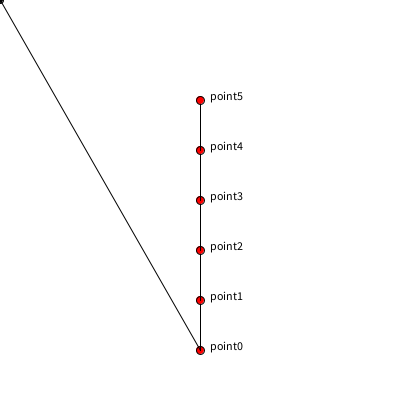
Frame 1 (no input)
Frame 60 (the mouse pressed at the canvas centre just before this capture): identical to frame 1, image omitted
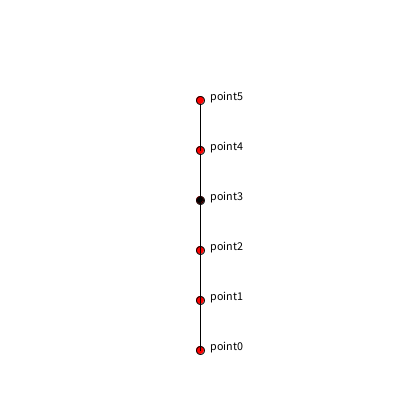
Frame 120 (the mouse held since frame 60 and released just before this capture)

The Processing sketch that drew these frames (run headless with seeded random() and noise(); from frame 60 on, the mouse is pressed at the canvas centre):

// Processing sketch: week14_4
// ── week14_4.pde
//week14-4
//用簡單的線段，來解真的ID的運算
void setup(){
  size(400,400);
  for(int i=0;i<6;i++){
    p[i]=new PVector(200,350-50*i);
  }
}
PVector[]p= new PVector[6];
void draw(){
   background(255);
   for(int i=0;i<6;i++){
     if(i>0) line(p[i-1].x,p[i-1].y,p[i].x,p[i].y);
     fill(255,0,0);
     ellipse(p[i].x,p[i].y,8,8);
     fill(0);
     text("point"+i,p[i].x+10,p[i].y);
   }
   ellipse(mouseX,mouseY,6,6);
   line(p[0].x,p[0].y,mouseX,mouseY);
}
